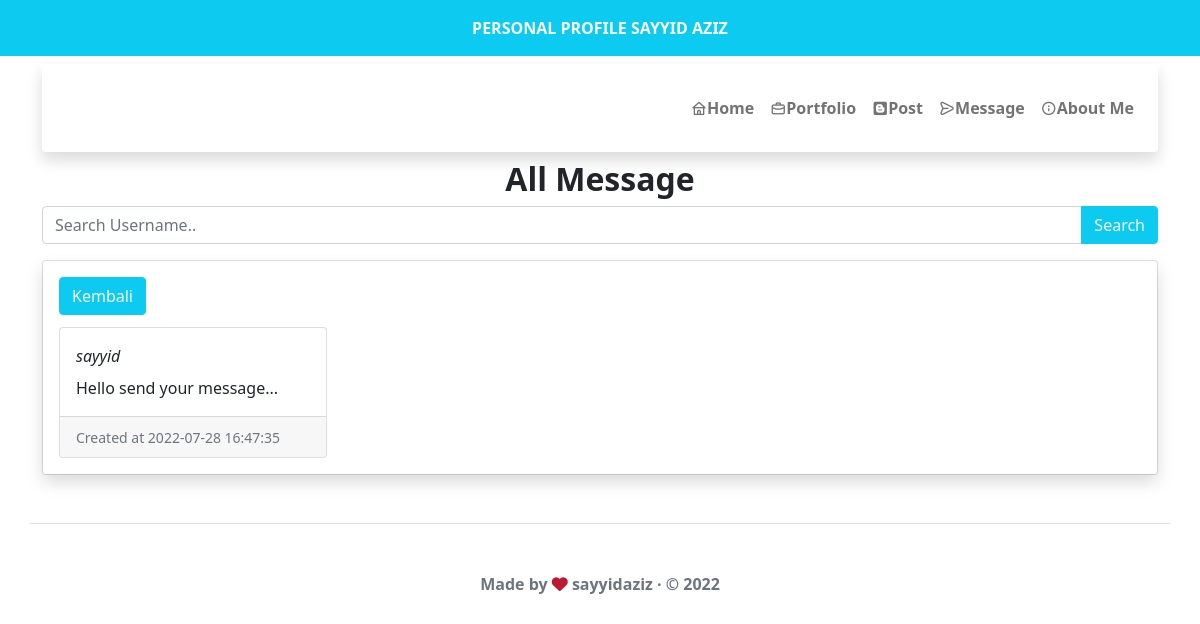
The page /index.php/message/All on the database its author committed.
### tables this page shows
CREATE TABLE `message` (
  `id` int(11) NOT NULL,
  `username` varchar(255) NOT NULL,
  `message` text NOT NULL,
  `created_at` timestamp NOT NULL DEFAULT CURRENT_TIMESTAMP ON UPDATE CURRENT_TIMESTAMP
);

### application/controllers/Message.php (called while the page is built, shortened)
<?php
class Message extends CI_Controller {
	public function __construct()
    {
        $this->load->model('M_message');
    }
	public function All()
	{
		 $this->load->database();
		 $jumlah_data = $this->M_message->jumlah_data();
		 $this->load->library('pagination');
		 $config['base_url'] = base_url() . 'index.php/Message/All/';
		 $config['total_rows'] = $jumlah_data;
		 $config['per_page'] = 5;
		  $config['first_link']       = 'First';
		  $config['last_link']        = 'Last';
		  $config['next_link']        = 'Next';
		  $config['prev_link']        = 'Prev';
		  $config['full_tag_open']    = '<div class="pagging text-center"><nav><ul class="pagination justify-content-center ">';
		  $config['full_tag_close']   = '</ul></nav></div>';
		  $config['num_tag_open']     = '<li class="page-item"><span class="page-link bg-info text-light">';
		  $config['num_tag_close']    = '</span></li>';
		  $config['cur_tag_open']     = '<li class="page-item active bg-info text-light"><span class="page-link bg-info text-light">';
		  $config['cur_tag_close']    = '<span class="sr-only">(current)</span></span></li>';
		  $config['next_tag_open']    = '<li class="page-item"><span class="page-link bg-info text-light">';
		  $config['next_tagl_close']  = '<span aria-hidden="true">&raquo;</span></span></li>';
		  $config['prev_tag_open']    = '<li class="page-item"><span class="page-link bg-info text-light">';
		  $config['prev_tagl_close']  = '</span>Next</li>';
		  $config['first_tag_open']   = '<li class="page-item"><span class="page-link bg-info text-light">';
		  $config['first_tagl_close'] = '</span></li>';
		  $config['last_tag_open']    = '<li class="page-item"><span class="page-link bg-info text-light">';
		  $config['last_tagl_close']  = '</span></li>';
		 $from = $this->uri->segment(3);
		 $this->pagination->initialize($config);
		 $data['message'] = $this->M_message->data($config['per_page'], $from);
		 $data['pagination'] = $this->pagination->create_links();
		 $query = $this->input->post('search');
		 $data['search'] = $query;
		 if(isset($query)){
			 $data['message'] = $this->M_message->search($query);
		 }else{
			$data['message'] = $this->M_message->data($config['per_page'], $from);
		 }
        $this->load->view('web/messageAll.php',$data);
	}
}

### index.php (called while the page is built, shortened)
<?php
require_once BASEPATH.'core/CodeIgniter.php';

### application/models/M_message.php (called while the page is built, shortened)
<?php
class M_message extends CI_Model
{
    public function data($number, $offset)
    {
        $this->db->order_by("created_at", "desc");
        $query = $this->db->get('message', $number, $offset);
        return $query->result_array();
    }
}

### application/views/web/messageAll.php (the view, shortened to what this page needs)
<main class="container mt-2">
    <h2 class="fw-bold text-center">All Message</h2>
    <form action="" method="POST">
        <div class="input-group mb-3">
          <input type="text" class="form-control" placeholder="Search Username.." name="search" value="">
          <button class="btn btn-info text-light" type="submit">Search</button>
        </div>
      </form>
    <div class="card mb-2">
        <div class="card-body shadow ">
            <a href="<?php echo base_url('/Message') ?>" class="btn btn-info text-light">Kembali</a>
            <div class="row row-cols-1 row-cols-md-4 g-1 mt-2">
                <?php
                foreach ($message as $row) {
                ?>
                    <div class="col">
                        <div class="card  h-100">
                            <div class="card-body">
                                <p class="card-title"><i><?php echo $row['username'] ?></i></p>
                                <p class="card-text"><?php echo $row['message'] ?></p>
                            </div>
                            <div class="card-footer">
                                <div class="row">
                                    <div class="col">
                                        <small class="text-muted">Created at <?php echo $row['created_at'] ?></small>
                                    </div>
                                </div>
                            </div>
                        </div>
                    </div>
                <?php } ?>
            </div>
        </div>
    </div>
</main>

### rows shown on the page
message: username "sayyid", message "Hello send your message...", created_at "2022-07-28 16:47:35"
